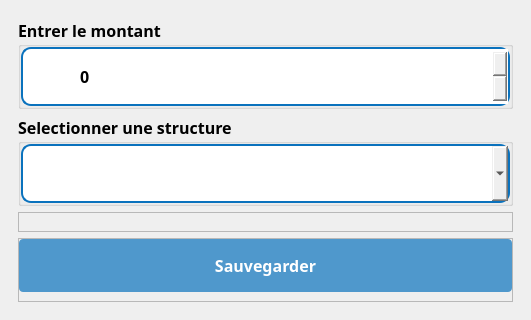
<?xml version="1.0" encoding="UTF-8"?>
<ui version="4.0">
 <class>Dialog</class>
 <widget class="QDialog" name="Dialog">
  <property name="geometry">
   <rect>
    <x>0</x>
    <y>0</y>
    <width>531</width>
    <height>300</height>
   </rect>
  </property>
  <property name="windowTitle">
   <string>Dialog</string>
  </property>
  <layout class="QVBoxLayout" name="verticalLayout">
   <property name="spacing">
    <number>0</number>
   </property>
   <property name="leftMargin">
    <number>0</number>
   </property>
   <property name="topMargin">
    <number>0</number>
   </property>
   <property name="rightMargin">
    <number>0</number>
   </property>
   <property name="bottomMargin">
    <number>0</number>
   </property>
   <item>
    <widget class="QWidget" name="widget" native="true">
     <layout class="QVBoxLayout" name="verticalLayout_2">
      <property name="spacing">
       <number>0</number>
      </property>
      <property name="leftMargin">
       <number>0</number>
      </property>
      <property name="topMargin">
       <number>0</number>
      </property>
      <property name="rightMargin">
       <number>0</number>
      </property>
      <property name="bottomMargin">
       <number>0</number>
      </property>
      <item>
       <widget class="QWidget" name="widget_2" native="true">
        <layout class="QVBoxLayout" name="verticalLayout_3">
         <item>
          <widget class="QWidget" name="widget_3" native="true">
           <layout class="QVBoxLayout" name="verticalLayout_4">
            <item>
             <widget class="QGroupBox" name="groupBox_3">
              <property name="font">
               <font>
                <family>GeForce</family>
                <pointsize>12</pointsize>
                <weight>75</weight>
                <bold>true</bold>
               </font>
              </property>
              <property name="title">
               <string>Entrer le montant</string>
              </property>
              <layout class="QVBoxLayout" name="verticalLayout_11">
               <property name="spacing">
                <number>0</number>
               </property>
               <property name="leftMargin">
                <number>0</number>
               </property>
               <property name="topMargin">
                <number>0</number>
               </property>
               <property name="rightMargin">
                <number>0</number>
               </property>
               <property name="bottomMargin">
                <number>0</number>
               </property>
               <item>
                <widget class="QFrame" name="input_4">
                 <property name="styleSheet">
                  <string notr="true">#input_4{
	background:white;
	border-radius:10px;
	border:2px  solid rgb(10, 114, 189);
}

#lineEdit_4{
	border: none;
}</string>
                 </property>
                 <property name="frameShape">
                  <enum>QFrame::StyledPanel</enum>
                 </property>
                 <property name="frameShadow">
                  <enum>QFrame::Raised</enum>
                 </property>
                 <layout class="QHBoxLayout" name="horizontalLayout_5">
                  <property name="spacing">
                   <number>0</number>
                  </property>
                  <property name="leftMargin">
                   <number>10</number>
                  </property>
                  <property name="topMargin">
                   <number>0</number>
                  </property>
                  <property name="rightMargin">
                   <number>0</number>
                  </property>
                  <property name="bottomMargin">
                   <number>0</number>
                  </property>
                  <item>
                   <widget class="QLabel" name="label_8">
                    <property name="maximumSize">
                     <size>
                      <width>30</width>
                      <height>30</height>
                     </size>
                    </property>
                    <property name="text">
                     <string/>
                    </property>
                    <property name="pixmap">
                     <pixmap>../../static/asset/icons/blue/layers.svg</pixmap>
                    </property>
                    <property name="scaledContents">
                     <bool>true</bool>
                    </property>
                   </widget>
                  </item>
                  <item>
                   <widget class="QSpinBox" name="montant">
                    <property name="font">
                     <font>
                      <family>GeForce</family>
                      <pointsize>12</pointsize>
                      <weight>75</weight>
                      <bold>true</bold>
                     </font>
                    </property>
                    <property name="styleSheet">
                     <string notr="true">padding:15px;
border:none;</string>
                    </property>
                    <property name="maximum">
                     <number>999999999</number>
                    </property>
                   </widget>
                  </item>
                 </layout>
                </widget>
               </item>
              </layout>
             </widget>
            </item>
            <item>
             <widget class="QGroupBox" name="groupBox_2">
              <property name="font">
               <font>
                <family>GeForce</family>
                <pointsize>12</pointsize>
                <weight>75</weight>
                <bold>true</bold>
               </font>
              </property>
              <property name="title">
               <string>Selectionner une structure</string>
              </property>
              <layout class="QVBoxLayout" name="verticalLayout_7">
               <property name="spacing">
                <number>0</number>
               </property>
               <property name="leftMargin">
                <number>0</number>
               </property>
               <property name="topMargin">
                <number>0</number>
               </property>
               <property name="rightMargin">
                <number>0</number>
               </property>
               <property name="bottomMargin">
                <number>0</number>
               </property>
               <item>
                <widget class="QFrame" name="input_3">
                 <property name="styleSheet">
                  <string notr="true">#input_3{
	background:white;
	border-radius:10px;
	border:2px  solid rgb(10, 114, 189);
}

#ctg_2{
	border: none;
}</string>
                 </property>
                 <property name="frameShape">
                  <enum>QFrame::StyledPanel</enum>
                 </property>
                 <property name="frameShadow">
                  <enum>QFrame::Raised</enum>
                 </property>
                 <layout class="QHBoxLayout" name="horizontalLayout_3">
                  <property name="spacing">
                   <number>0</number>
                  </property>
                  <property name="leftMargin">
                   <number>10</number>
                  </property>
                  <property name="topMargin">
                   <number>0</number>
                  </property>
                  <property name="rightMargin">
                   <number>0</number>
                  </property>
                  <property name="bottomMargin">
                   <number>0</number>
                  </property>
                  <item>
                   <widget class="QLabel" name="label_6">
                    <property name="maximumSize">
                     <size>
                      <width>30</width>
                      <height>30</height>
                     </size>
                    </property>
                    <property name="text">
                     <string/>
                    </property>
                    <property name="pixmap">
                     <pixmap>../../static/asset/icons/blue/box.svg</pixmap>
                    </property>
                    <property name="scaledContents">
                     <bool>true</bool>
                    </property>
                   </widget>
                  </item>
                  <item>
                   <widget class="QComboBox" name="structure">
                    <property name="font">
                     <font>
                      <family>GeForce</family>
                      <pointsize>12</pointsize>
                      <weight>50</weight>
                      <bold>false</bold>
                     </font>
                    </property>
                    <property name="styleSheet">
                     <string notr="true">padding:15px;
border-radius:10px</string>
                    </property>
                   </widget>
                  </item>
                 </layout>
                </widget>
               </item>
              </layout>
             </widget>
            </item>
            <item>
             <widget class="QFrame" name="frame">
              <property name="styleSheet">
               <string notr="true"/>
              </property>
              <property name="frameShape">
               <enum>QFrame::StyledPanel</enum>
              </property>
              <property name="frameShadow">
               <enum>QFrame::Raised</enum>
              </property>
              <layout class="QVBoxLayout" name="verticalLayout_5"/>
             </widget>
            </item>
            <item>
             <widget class="QFrame" name="frame_2">
              <property name="frameShape">
               <enum>QFrame::StyledPanel</enum>
              </property>
              <property name="frameShadow">
               <enum>QFrame::Raised</enum>
              </property>
              <layout class="QVBoxLayout" name="verticalLayout_9">
               <property name="leftMargin">
                <number>0</number>
               </property>
               <property name="topMargin">
                <number>0</number>
               </property>
               <property name="rightMargin">
                <number>0</number>
               </property>
               <item>
                <widget class="QPushButton" name="saveCompte">
                 <property name="font">
                  <font>
                   <family>GeForce</family>
                   <pointsize>12</pointsize>
                   <weight>75</weight>
                   <bold>true</bold>
                  </font>
                 </property>
                 <property name="cursor">
                  <cursorShape>PointingHandCursor</cursorShape>
                 </property>
                 <property name="styleSheet">
                  <string notr="true">#saveCompte{
	background: rgb(10, 114, 189, 0.7);
	color: rgb(255, 255, 255);
	border-radius:4px;
	padding: 15px
}

#saveCompte:hover{
	background: rgb(10, 114, 189, 1);
	border-radius:4px
}
</string>
                 </property>
                 <property name="text">
                  <string>Sauvegarder</string>
                 </property>
                 <property name="icon">
                  <iconset>
                   <normaloff>../../static/asset/icons/white/save.svg</normaloff>../../static/asset/icons/white/save.svg</iconset>
                 </property>
                 <property name="iconSize">
                  <size>
                   <width>25</width>
                   <height>25</height>
                  </size>
                 </property>
                </widget>
               </item>
              </layout>
             </widget>
            </item>
           </layout>
          </widget>
         </item>
        </layout>
       </widget>
      </item>
     </layout>
    </widget>
   </item>
  </layout>
 </widget>
 <resources/>
 <connections/>
</ui>
